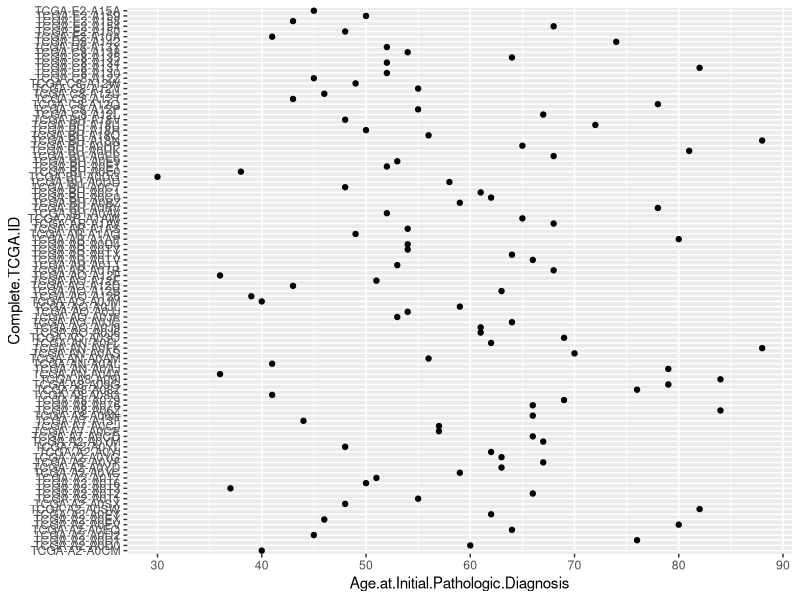

Reproduce this figure in R.
#dataset
breast_cancer_clinical_data <- read.csv("clinical_data_breast_cancer.csv")
View(breast_cancer_clinical_data)
install.packages("tidyverse")
library(tidyverse)
install.packages("ggplot2")
library(ggplot2)
head(breast_cancer_clinical_data)
colnames(breast_cancer_clinical_data)
ggplot(data=breast_cancer_clinical_data, mapping=aes(x=Age.at.Initial.Pathologic.Diagnosis, y=Complete.TCGA.ID)) +
         geom_point()
#github check2